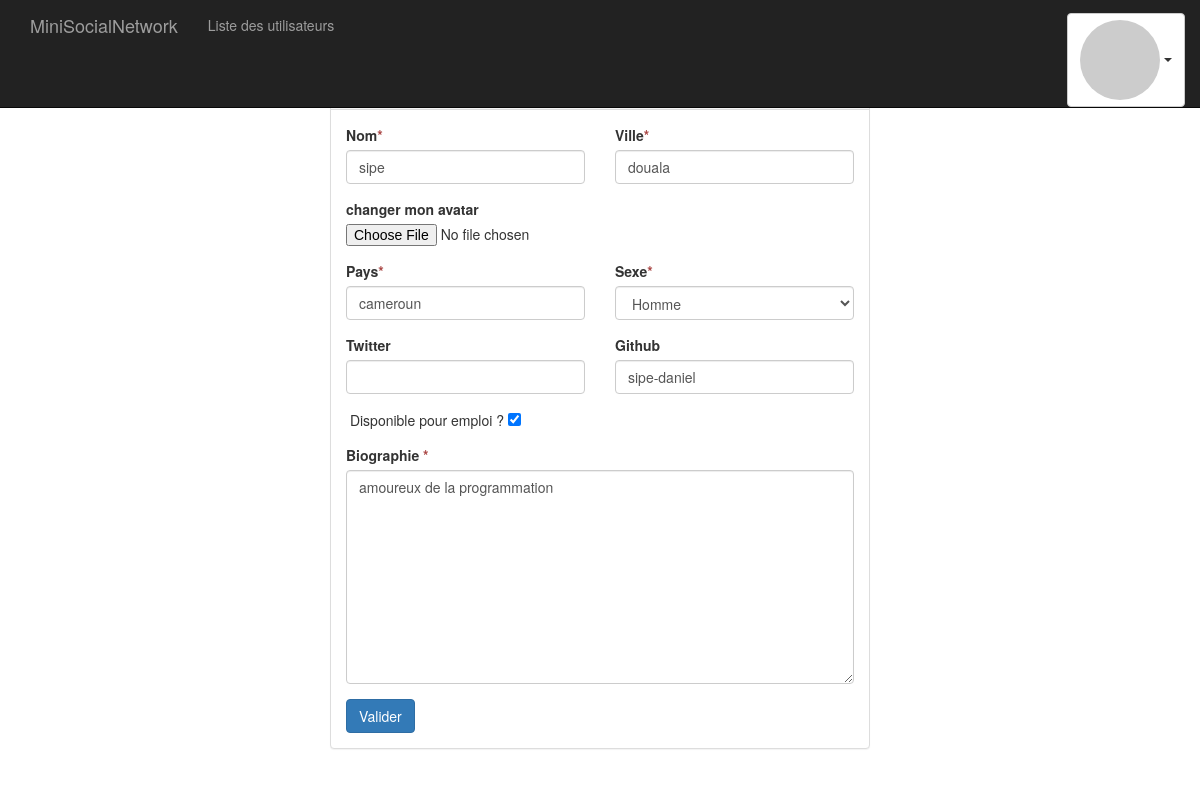
Page /edit_user.php?id=1 (signed in) on the committed database.
### tables this page shows
CREATE TABLE `users` (
  `id` int(11) NOT NULL,
  `name` varchar(255) DEFAULT NULL,
  `pseudo` varchar(255) DEFAULT NULL,
  `email` varchar(255) DEFAULT NULL,
  `password` varchar(255) DEFAULT NULL,
  `active` enum('0','1') DEFAULT '0',
  `created_at` datetime DEFAULT CURRENT_TIMESTAMP,
  `city` varchar(255) DEFAULT NULL,
  `country` varchar(255) DEFAULT NULL,
  `sexe` enum('H','F') DEFAULT NULL,
  `twitter` varchar(255) DEFAULT NULL,
  `github` varchar(255) DEFAULT NULL,
  `available_for_hiring` enum('0','1') DEFAULT '0',
  `bio` text,
  `avatar` varchar(255) DEFAULT NULL
);

### edit_user.php (called while the page is built, shortened)
<?php
	require("config/database.php");
	require("includes/functions.php");
	if(!empty($_GET['id']) && $_GET['id'] === get_session('user_id')){
		$user = find_user_by_id($_GET['id']);
	}else{
		redirect('profile.php?id='.get_session('user_id'));
	}
 	require("views/edit_user.view.php");

### includes/functions.php (called while the page is built, shortened)
 <?php
if(!function_exists('e')){
	function e($string){
		if($string){
			return htmlspecialchars($string);
		}
	}
}
if(!function_exists('get_session')){
	function get_session($key){
		if($key){
			return !empty($_SESSION[$key])? e($_SESSION[$key]): null;
		}
	}
}
if(!function_exists('find_user_by_id')){
	function find_user_by_id($id){
		global $bd;
		$q = $bd->prepare('SELECT name, pseudo, email, city, country, twitter, github, sexe, bio, available_for_hiring FROM users WHERE id=?');
		$q->execute([$id]);
		$data = $q->fetch(PDO::FETCH_OBJ);
		return $data;
	}
}
	if(!function_exists('get_input')){
		function get_input($key){
			return !empty($_SESSION['input'][$key])? e($_SESSION['input'][$key]): null;
		}
	}

### views/edit_user.view.php (the view, shortened to what this page needs)
    <?php include('partials/_header.php');?>
    <div class="main-content">
    	<div class="container">
		<?php  if(!empty($_GET['id']) && $_GET['id'] === get_session('user_id')): ?>
    			<div class="col-md-6 col-md-offset-3">
    				<div class="panel panel-default">
		    			<div class="panel-heading">
			    			<h3 class="panel-title">Completer mon profil</h3>
			    		</div>
			    		<div class="panel-body">
			    				<form data-parsley-validate method="post" autocomplete="off">
			    					<div class="row">
			    						<div class="col-md-6">
			    							<div class="from-group">
			    								<label for="name">Nom<span class="text-danger">*</span></label>
			    								<input value="<?=get_input('name')?: e($user->name); ?>" type="text" name="name" id="name" class="form-control" placeholder="John" required/>
			    							</div>
			    						</div>
			    						<div class="col-md-6">
			    							<div class="form-group">
			    								<label for="city">Ville<span class="text-danger">*</span></label>
			    								<input value="<?=get_input('city')?:e($user->city) ?>"  type="text" name="city" id="city" class="form-control" required/>
			    							</div>
			    						</div>
			    					</div>
			    					<div class="row">
			    						<div class="col-md-12">
			    							<div class="form-group">
			    								<label for="avatar">changer mon avatar</label>
			    								<input type="file" name="avatar" id="avatar" />
			    							</div>
			    						</div>
			    					</div>
			    					<div class="row">
			    						<div class="col-md-6">
			    							<div class="form-group">
			    								<label for="country">Pays<span class="text-danger">*</span></label>
			    								<input type="text" value="<?=get_input('country')?:e($user->country); ?>" name="country" id="country" class="form-control" required/>
			    							</div>
			    						</div>
			    						<div class="col-md-6">
			    							<div class="form-group">
			    								<label for="sexe">Sexe<span class="text-danger">*</span></label><br/>
			    								<select name="sexe" id="sexe" class="form-control" required>
			    									<option value="H" <?=($user->sexe == "H")?"selected":''?> >
			    										Homme
			    									</option>
			    								</select>
			    							</div>
			    						</div>
			    					</div>
			    					<div class="row">
			    						<div class="col-md-6">
			    							<div class="form-group">
			    								<label for="twitter">Twitter</label>
			    								<input type="text" value="<?=get_input('twitter')?:e($user->twitter) ?>" name="twitter" id="twitter" class="form-control"/>
			    							</div>
			    						</div>
			    						<div class="col-md-6">
			    							<div class="form-group">
			    								<label for="github">Github</label>
			    								<input type="text" value="<?=get_input('github ')?:e($user->github) ?>" name="github" id="github" class="form-control"/>
			    							</div>
			    						</div>
			    					</div>
			    					<div class="row">
			    						<div class="col-md-12">
			    							<div class="form-group">
			    								Disponible pour emploi ?
			    								<input type="checkbox" name="available_for_hiring" <?= ($user->available_for_hiring)?"checked":'';?>/>
			    							</div>
			    						</div>
			    					</div>
			    					<div class="row">
			    						<div class="col-md-12">
			    							<div class="form-group">
			    								<label for="bio">Biographie <span class="text-danger">*</span></label>
			    								<textarea  required name="bio" cols="30" rows="10" class="form-control" placeholder="Je suis un amoureux de la programmation..."><?=get_input('bio ')?:e($user->bio) ?></textarea>
			    							</div>
			    						</div>
			    					</div>
			    					<input class="btn btn-primary" type="submit" value="Valider" name="update"/>
			    				</form>
			    		</div>
    				</div>
    			</div>
			<?php endif; ?>
    	</div>
    </div>
  </body>
</html>

### assets/css/mains.css (style rules this page uses)
body { padding-top: 70px; }

### rows in the picture
users: name "sipe", city "douala", country "cameroun", sexe "Homme", github "sipe-daniel", available_for_hiring "☑", bio "amoureux de la programmation"

### other values in the picture
WEBSITE_NAME "MiniSocialNetwork"
